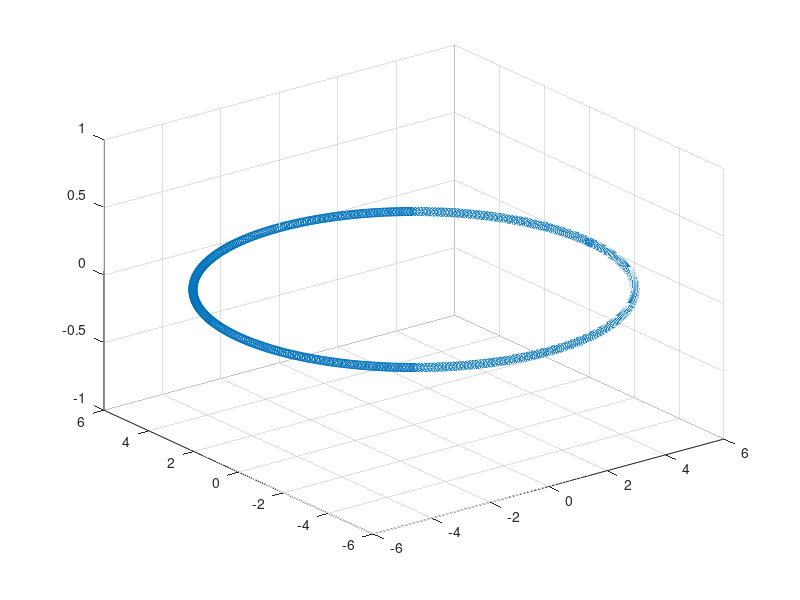

MATLAB code for this plot: (Note: this script raises an error after producing the figure.)
% Runs a circle around a cube

clear
close all
clc

%path for wahba solver
addpath('../matlabScripts/')

%circle parameters
R = 6; %radius
N = 1000; %number of images
inc = 0; %inclination (not a real orbital inclination)
Revs = 2; %number of revolutions around the cube

theta = linspace(0,2*pi*Revs,N);
x = zeros(3,N);
for ii = 1:N
    x(1,ii) = R*cos(theta(ii));
    x(2,ii) = R*sin(theta(ii));
    % x(3,ii) = inc*sin(4*theta(ii));
    x(3,ii) = inc;
end

figure
scatter3(x(1,:),x(2,:),x(3,:))

% Create the cube
P = [1; 0; 0];
s = 0.5;
sw = 0.05;
fc = [1 0 0;
    0 1 0;
    0 0 1;
    1 1 0;
    1 0 1;
    0 1 1];

ec = [.1 .1 .1];
C = createCube(P, s, sw, fc, ec);

%create more cubes
P2 = [0; 0; -3];
C2 = createCube(P2, s, sw, fc, ec);

P3 = [1; -1; 0];
C3 = createCube(P3, s, sw, fc, ec);

P4 = [0; 2; .5];
C4 = createCube(P4, s, sw, fc, ec);

P5 = [-1; 0; 0];
C5 = createCube(P5, s, sw, fc, ec);

P6 = [.4; -1; .4];
C6 = createCube(P6, s, sw, fc, ec);

%create an all encompassing rectangular prism
s = [14; 14; 12];
sw = .1;
C7 = createRectangularPrism([0, 0, 0]', s, sw, fc, ec, true);

%cube cell array
CArray = cell(2,1);
CArray{1} = C;
CArray{2} = C2;
CArray{3} = C3;
CArray{4} = C4;
CArray{5} = C5;
CArray{6} = C6;
CArray{7} = C7;

% createPixelVectors and camera information
f = 500;
width = 640;
height = 480;
sz = [width, height];
px = width/2;
py = height/2;
K = [f, 0, px;
    0, f, py;
    0, 0, 1];

V = createPixelVectors(K,width,height);

%run through and create an image at each point, always pointing towards the
%center
vz = [0; 0; 1];
vx = [1; 0; 0];
vBMat = [vx'; vz'];
aVec = [1; 1];

figure
tic
for ii = 1:N
   
    %create the quaternion for this location
    imFoc = [0 0 0]'; %point the image is centered on
    vz_I = imFoc - x(:,ii); %camera z-axis in the inertial frame
    vx_I = [vz_I(2); -vz_I(1); 0]; %camera x-axis in the inertial frame    
    
    %normalize vectors
    vx_I = vx_I/norm(vx_I);
    vz_I = vz_I/norm(vz_I);
    
    %create matrix and solve wahbas problem
    vIMat = [vx_I'; vz_I'];
    RBI = wahbaSolver(aVec,vIMat,vBMat);
    q = dcm2quat(RBI);
    
    imgRGBD = createImage(CArray, x(:,ii), q', V, sz, K);
    
    %extract RGB info
    img = imgRGBD(:,:,1:3);
    
    %filter and display
    imgFilt = imgaussfilt(img,1.2);
    imshow(imgFilt);
    
    imshow(imgFilt);
    
    imwrite(imgFilt,strcat('images/cubeCircling',num2str(ii,'%04i'),'.jpg'))
    
    disp('Percent Complete:')
    disp(ii/N*100)

end
toc
